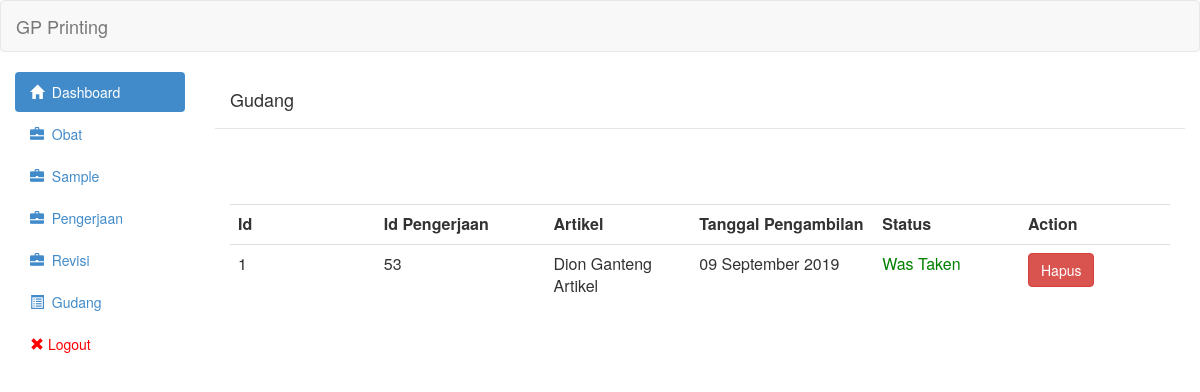
The app's page /view/gudang.php (signed in), older data.
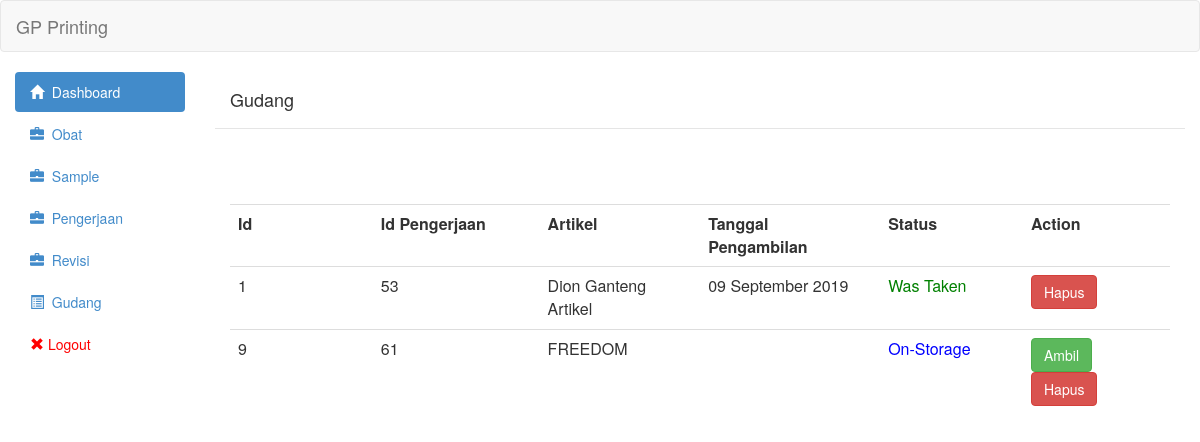
The same page, newer data.
### tables this page shows
CREATE TABLE `gudang` (
  `id` int(11) NOT NULL,
  `id_pengerjaan` int(11) NOT NULL,
  `qty_total` int(11) NOT NULL,
  `qty_sementara` int(11) NOT NULL,
  `tgl_pengambilan` date NOT NULL,
  `keterangan` text NOT NULL,
  `status` int(11) NOT NULL
);

CREATE TABLE `sample` (
  `id` int(11) NOT NULL,
  `artikel` varchar(255) NOT NULL,
  `nomor_po` varchar(30) NOT NULL,
  `tgl` date NOT NULL,
  `tgl_selesai` date DEFAULT NULL,
  `status` tinyint(1) NOT NULL DEFAULT 0,
  `biaya` int(11) NOT NULL
);

### controller/gudang/gudang_show.php (the view, shortened to what this page needs)
<?php
	include('../controller/config/linken.php');
	include('../controller/config/asset.php');
	$queryGetGudang = "SELECT gudang.id,sample.artikel,gudang.id_pengerjaan,gudang.tgl_pengambilan,gudang.status from gudang join pengerjaan on gudang.id_pengerjaan=pengerjaan.id join sample on pengerjaan.id_sample = sample.id ORDER BY gudang.id ASC";
	$resultGetGudang = mysqli_query($link,$queryGetGudang) or die(mysqli_error($link));
	 echo "<table class='table table-hover'><tr>
                        <th class='col-md-1'>Id</th>
                        <th class='col-md-1'>Id Pengerjaan</th>
                        <th class='col-md-1'>Artikel</th>
                        <th class='col-md-1'>Tanggal Pengambilan</th>
                        <th class='col-md-1'>Status</th>
                        <th class='col-md-1'>Action</th>
                        </tr>";
	while($row = mysqli_fetch_assoc($resultGetGudang)){
    if($row['tgl_pengambilan']=='0000-00-00'){
        $row['tgl_pengambilan']=null;
    }else{
         $row['tgl_pengambilan'] = date("d F Y",strtotime( $row['tgl_pengambilan']));
    }
	?>
                            <tr onclick='AjaxGetDetailGudang(<?php echo $row["id"]?>)'>
								<td><?php echo $row['id']?></td>
                                <td><?php echo $row['id_pengerjaan']?></td>
                                <td><?php echo $row['artikel']?></td>
                                <td><?php echo $row['tgl_pengambilan']?></td>
                                <td><?php if($row['status']==0){
									echo "<span style='color:blue'>On-Storage</span>";
									}else if($row['status']==1){
										echo "<span style='color:green'>Was Taken</span>";
									}
								;?></td>
								<td>
                                <?php
                                if($row['status']==0){ ?>
                                <button onclick="ChangeStatusGudang(<?php echo $row["id"];?>)" class="btn btn-success">Ambil</button>
                                <?php }; ?>
                                <a class='btn btn-danger' href='controller/gudang/gudang_delete.php?id="<?php echo $row["id"];?>"'>Hapus</a></td>
                            </tr>
<?php
	}
	echo "</table>"
	?>

Row changes from the older to the newer data that the page shows:
added gudang: id "9", id_pengerjaan "61", sample.artikel "FREEDOM", status "On-Storage"
